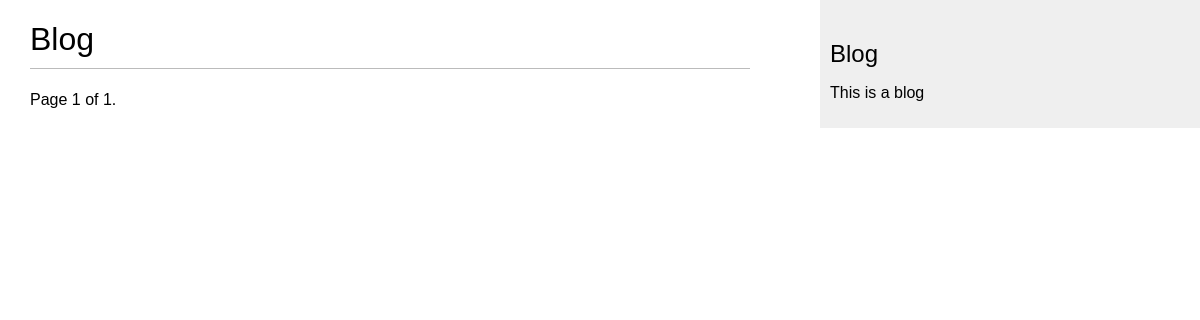
The page /blog/ on the database as committed earlier.
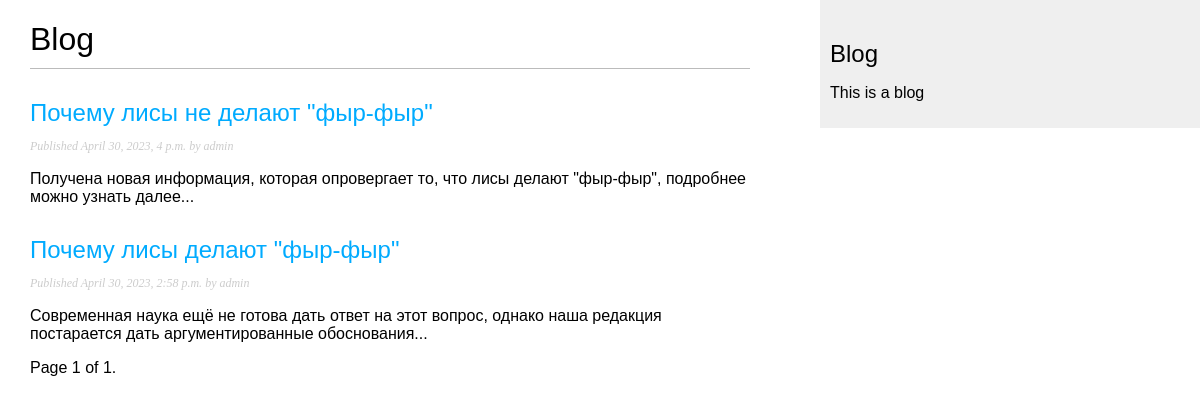
The same page on the database as committed later.
### blog/models.py (models this page shows, shortened)
class Post(models.Model):
    class Status(models.TextChoices):
        DRAFT = 'DF', 'Draft'
        PUBLISHED = 'PB', 'Published'
    title = models.CharField(max_length=250)
    slug = models.SlugField(max_length=250,
                            unique_for_date='publish')
    author = models.ForeignKey(User,
                               on_delete=models.CASCADE,
                               related_name='blog_posts')
    body = models.TextField()
    publish = models.DateTimeField(default=timezone.now)
    created = models.DateTimeField(auto_now_add=True)
    updated = models.DateTimeField(auto_now=True)
    status = models.CharField(max_length=2,
                              choices=Status.choices,
                              default=Status.DRAFT)
    objects = models.Manager()
    published = PublishedManager()
    class Meta:
        ordering = ['-publish']
        indexes = [
            models.Index(fields=['-publish']),
        ]
    def get_absolute_url(self):
        return reverse('blog:post_detail',
                       args=[self.publish.year,
                             self.publish.month,
                             self.publish.day,
                             self.slug,])

### blog/views.py (the view)
# urls.py: path('', views.post_list, name='post_list'),
def post_list(request):
    NUM_POSTS = 5
    post_list = Post.published.all()
    paginator = Paginator(post_list, NUM_POSTS)
    page_number = request.GET.get('page', 1)
    posts = paginator.page(page_number)
    return render(request,
                  'blog/post/list.html',
                  {'posts': posts})

### blog/models.py (called while the page is built)
    def get_queryset(self) -> QuerySet:
        return super().get_queryset().filter(status=Post.Status.PUBLISHED)

### blog/templates/blog/post/list.html
{% extends "blog/base.html" %}
{% block content %}
    <h1>Blog</h1>
    {% for post in posts %}
        <h2>
            <a href="{{ post.get_absolute_url }}">
                {{ post.title}}
            </a>
        </h2>
        <p class="date">
            Published {{ post.publish}} by {{ post.author }}
        </p>
        {{ post.body|truncatewords:30|linebreaks }}
    {% endfor %}
    {% include "blog/paginator.html" with page=posts %}
{% endblock %}

Rows that differ between the two databases and show on the page:
added Post: title "Почему лисы не делают \"фыр-фыр\"", publish "April 30, 2023, 4 p.m.", author "admin", body "Получена новая информация, которая опровергает то, что лисы делают \"фыр-фыр\", подробнее можно узнать далее..."
added Post: title "Почему лисы делают \"фыр-фыр\"", publish "April 30, 2023, 2:58 p.m.", author "admin", body "Современная наука ещё не готова дать ответ на этот вопрос, однако наша редакция постарается дать аргументированные обоснования..."
